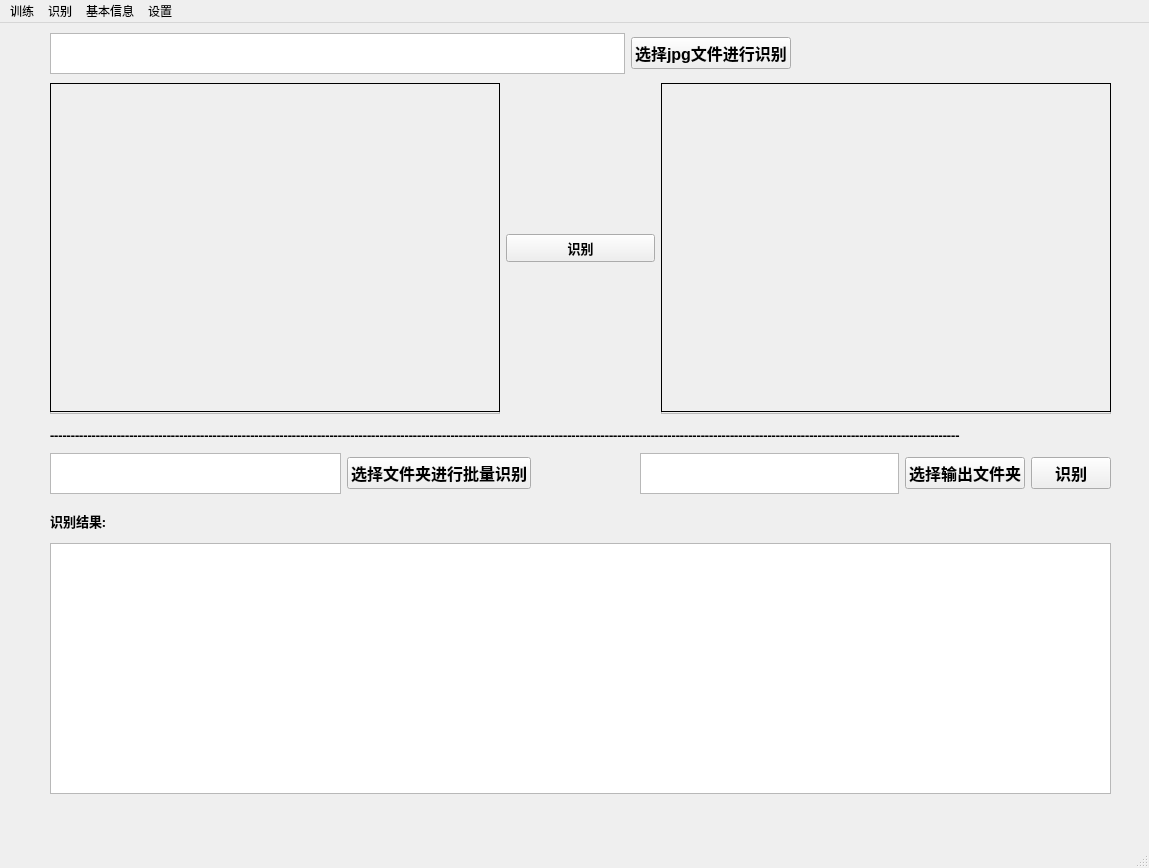
<?xml version="1.0" encoding="UTF-8"?>
<ui version="4.0">
 <class>MainWindow</class>
 <widget class="QMainWindow" name="MainWindow">
  <property name="geometry">
   <rect>
    <x>0</x>
    <y>0</y>
    <width>1149</width>
    <height>868</height>
   </rect>
  </property>
  <property name="windowTitle">
   <string>人脸识别系统</string>
  </property>
  <widget class="QWidget" name="centralwidget">
   <property name="autoFillBackground">
    <bool>true</bool>
   </property>
   <widget class="QStackedWidget" name="stackedWidget">
    <property name="geometry">
     <rect>
      <x>0</x>
      <y>0</y>
      <width>1141</width>
      <height>821</height>
     </rect>
    </property>
    <property name="font">
     <font>
      <family>Agency FB</family>
      <pointsize>10</pointsize>
      <weight>75</weight>
      <bold>true</bold>
     </font>
    </property>
    <property name="layoutDirection">
     <enum>Qt::LeftToRight</enum>
    </property>
    <property name="autoFillBackground">
     <bool>true</bool>
    </property>
    <property name="frameShadow">
     <enum>QFrame::Plain</enum>
    </property>
    <property name="lineWidth">
     <number>1</number>
    </property>
    <property name="currentIndex">
     <number>1</number>
    </property>
    <widget class="QWidget" name="page">
     <widget class="QWidget" name="horizontalLayoutWidget">
      <property name="geometry">
       <rect>
        <x>40</x>
        <y>30</y>
        <width>591</width>
        <height>41</height>
       </rect>
      </property>
      <layout class="QHBoxLayout" name="horizontalLayout">
       <item>
        <widget class="QTextEdit" name="textEdit">
         <property name="font">
          <font>
           <family>Arial Narrow</family>
           <pointsize>12</pointsize>
           <weight>50</weight>
           <bold>false</bold>
          </font>
         </property>
         <property name="readOnly">
          <bool>true</bool>
         </property>
         <property name="html">
          <string>&lt;!DOCTYPE HTML PUBLIC &quot;-//W3C//DTD HTML 4.0//EN&quot; &quot;http://www.w3.org/TR/REC-html40/strict.dtd&quot;&gt;
&lt;html&gt;&lt;head&gt;&lt;meta name=&quot;qrichtext&quot; content=&quot;1&quot; /&gt;&lt;style type=&quot;text/css&quot;&gt;
p, li { white-space: pre-wrap; }
&lt;/style&gt;&lt;/head&gt;&lt;body style=&quot; font-family:'Arial Narrow'; font-size:12pt; font-weight:400; font-style:normal;&quot;&gt;
&lt;p style=&quot;-qt-paragraph-type:empty; margin-top:0px; margin-bottom:0px; margin-left:0px; margin-right:0px; -qt-block-indent:0; text-indent:0px;&quot;&gt;&lt;br /&gt;&lt;/p&gt;&lt;/body&gt;&lt;/html&gt;</string>
         </property>
        </widget>
       </item>
       <item>
        <widget class="QPushButton" name="pushButton">
         <property name="text">
          <string>选择新添待识别用户文件夹</string>
         </property>
        </widget>
       </item>
      </layout>
     </widget>
     <widget class="QPushButton" name="pushButton_2">
      <property name="geometry">
       <rect>
        <x>870</x>
        <y>90</y>
        <width>141</width>
        <height>51</height>
       </rect>
      </property>
      <property name="text">
       <string>训练所有样本</string>
      </property>
     </widget>
     <widget class="QTextEdit" name="textEdit_4">
      <property name="geometry">
       <rect>
        <x>610</x>
        <y>200</y>
        <width>471</width>
        <height>541</height>
       </rect>
      </property>
      <property name="font">
       <font>
        <family>Arial</family>
        <pointsize>12</pointsize>
        <weight>50</weight>
        <bold>false</bold>
       </font>
      </property>
      <property name="readOnly">
       <bool>true</bool>
      </property>
      <property name="html">
       <string>&lt;!DOCTYPE HTML PUBLIC &quot;-//W3C//DTD HTML 4.0//EN&quot; &quot;http://www.w3.org/TR/REC-html40/strict.dtd&quot;&gt;
&lt;html&gt;&lt;head&gt;&lt;meta name=&quot;qrichtext&quot; content=&quot;1&quot; /&gt;&lt;style type=&quot;text/css&quot;&gt;
p, li { white-space: pre-wrap; }
&lt;/style&gt;&lt;/head&gt;&lt;body style=&quot; font-family:'Arial'; font-size:12pt; font-weight:400; font-style:normal;&quot;&gt;
&lt;p style=&quot;-qt-paragraph-type:empty; margin-top:0px; margin-bottom:0px; margin-left:0px; margin-right:0px; -qt-block-indent:0; text-indent:0px; font-family:'Agency FB'; font-size:10pt; font-weight:600;&quot;&gt;&lt;br /&gt;&lt;/p&gt;&lt;/body&gt;&lt;/html&gt;</string>
      </property>
     </widget>
     <widget class="QLabel" name="label">
      <property name="geometry">
       <rect>
        <x>610</x>
        <y>160</y>
        <width>91</width>
        <height>21</height>
       </rect>
      </property>
      <property name="frameShadow">
       <enum>QFrame::Raised</enum>
      </property>
      <property name="lineWidth">
       <number>2</number>
      </property>
      <property name="text">
       <string>训练日志</string>
      </property>
      <property name="textFormat">
       <enum>Qt::AutoText</enum>
      </property>
     </widget>
     <widget class="QWidget" name="horizontalLayoutWidget_2">
      <property name="geometry">
       <rect>
        <x>40</x>
        <y>100</y>
        <width>451</width>
        <height>41</height>
       </rect>
      </property>
      <layout class="QHBoxLayout" name="horizontalLayout_2">
       <item>
        <widget class="QLabel" name="label_3">
         <property name="text">
          <string>待识别用户的姓名</string>
         </property>
        </widget>
       </item>
       <item>
        <widget class="QTextEdit" name="textEdit_2">
         <property name="font">
          <font>
           <family>Arial</family>
           <pointsize>12</pointsize>
           <weight>50</weight>
           <bold>false</bold>
          </font>
         </property>
        </widget>
       </item>
      </layout>
     </widget>
     <widget class="QLabel" name="label_2">
      <property name="geometry">
       <rect>
        <x>40</x>
        <y>160</y>
        <width>191</width>
        <height>16</height>
       </rect>
      </property>
      <property name="text">
       <string>选择的用户文件夹信息</string>
      </property>
     </widget>
     <widget class="QTextEdit" name="textEdit_3">
      <property name="geometry">
       <rect>
        <x>40</x>
        <y>200</y>
        <width>441</width>
        <height>541</height>
       </rect>
      </property>
      <property name="font">
       <font>
        <family>Arial</family>
        <pointsize>12</pointsize>
        <weight>50</weight>
        <bold>false</bold>
       </font>
      </property>
      <property name="readOnly">
       <bool>true</bool>
      </property>
     </widget>
     <widget class="QPushButton" name="pushButton_3">
      <property name="geometry">
       <rect>
        <x>520</x>
        <y>100</y>
        <width>93</width>
        <height>41</height>
       </rect>
      </property>
      <property name="text">
       <string>提交</string>
      </property>
     </widget>
    </widget>
    <widget class="QWidget" name="page_2">
     <widget class="QWidget" name="horizontalLayoutWidget_4">
      <property name="geometry">
       <rect>
        <x>50</x>
        <y>10</y>
        <width>741</width>
        <height>41</height>
       </rect>
      </property>
      <layout class="QHBoxLayout" name="horizontalLayout_4">
       <item>
        <widget class="QTextEdit" name="textEdit_6">
         <property name="font">
          <font>
           <family>Arial Narrow</family>
           <pointsize>12</pointsize>
           <weight>50</weight>
           <bold>false</bold>
          </font>
         </property>
         <property name="readOnly">
          <bool>true</bool>
         </property>
         <property name="html">
          <string>&lt;!DOCTYPE HTML PUBLIC &quot;-//W3C//DTD HTML 4.0//EN&quot; &quot;http://www.w3.org/TR/REC-html40/strict.dtd&quot;&gt;
&lt;html&gt;&lt;head&gt;&lt;meta name=&quot;qrichtext&quot; content=&quot;1&quot; /&gt;&lt;style type=&quot;text/css&quot;&gt;
p, li { white-space: pre-wrap; }
&lt;/style&gt;&lt;/head&gt;&lt;body style=&quot; font-family:'Arial Narrow'; font-size:12pt; font-weight:400; font-style:normal;&quot;&gt;
&lt;p style=&quot;-qt-paragraph-type:empty; margin-top:0px; margin-bottom:0px; margin-left:0px; margin-right:0px; -qt-block-indent:0; text-indent:0px;&quot;&gt;&lt;br /&gt;&lt;/p&gt;&lt;/body&gt;&lt;/html&gt;</string>
         </property>
        </widget>
       </item>
       <item>
        <widget class="QPushButton" name="pushButton_5">
         <property name="font">
          <font>
           <family>Arial</family>
           <pointsize>12</pointsize>
           <weight>75</weight>
           <bold>true</bold>
          </font>
         </property>
         <property name="text">
          <string>选择jpg文件进行识别</string>
         </property>
        </widget>
       </item>
      </layout>
     </widget>
     <widget class="QWidget" name="horizontalLayoutWidget_5">
      <property name="geometry">
       <rect>
        <x>50</x>
        <y>430</y>
        <width>481</width>
        <height>41</height>
       </rect>
      </property>
      <layout class="QHBoxLayout" name="horizontalLayout_5">
       <item>
        <widget class="QTextEdit" name="textEdit_8">
         <property name="font">
          <font>
           <family>Arial Narrow</family>
           <pointsize>12</pointsize>
           <weight>50</weight>
           <bold>false</bold>
          </font>
         </property>
         <property name="readOnly">
          <bool>true</bool>
         </property>
         <property name="html">
          <string>&lt;!DOCTYPE HTML PUBLIC &quot;-//W3C//DTD HTML 4.0//EN&quot; &quot;http://www.w3.org/TR/REC-html40/strict.dtd&quot;&gt;
&lt;html&gt;&lt;head&gt;&lt;meta name=&quot;qrichtext&quot; content=&quot;1&quot; /&gt;&lt;style type=&quot;text/css&quot;&gt;
p, li { white-space: pre-wrap; }
&lt;/style&gt;&lt;/head&gt;&lt;body style=&quot; font-family:'Arial Narrow'; font-size:12pt; font-weight:400; font-style:normal;&quot;&gt;
&lt;p style=&quot;-qt-paragraph-type:empty; margin-top:0px; margin-bottom:0px; margin-left:0px; margin-right:0px; -qt-block-indent:0; text-indent:0px;&quot;&gt;&lt;br /&gt;&lt;/p&gt;&lt;/body&gt;&lt;/html&gt;</string>
         </property>
        </widget>
       </item>
       <item>
        <widget class="QPushButton" name="pushButton_7">
         <property name="font">
          <font>
           <family>Arial</family>
           <pointsize>12</pointsize>
           <weight>75</weight>
           <bold>true</bold>
          </font>
         </property>
         <property name="text">
          <string>选择文件夹进行批量识别</string>
         </property>
        </widget>
       </item>
      </layout>
     </widget>
     <widget class="QWidget" name="horizontalLayoutWidget_6">
      <property name="geometry">
       <rect>
        <x>640</x>
        <y>430</y>
        <width>471</width>
        <height>41</height>
       </rect>
      </property>
      <layout class="QHBoxLayout" name="horizontalLayout_6">
       <item>
        <widget class="QTextEdit" name="textEdit_9">
         <property name="font">
          <font>
           <family>Arial Narrow</family>
           <pointsize>12</pointsize>
           <weight>50</weight>
           <bold>false</bold>
          </font>
         </property>
         <property name="readOnly">
          <bool>true</bool>
         </property>
         <property name="html">
          <string>&lt;!DOCTYPE HTML PUBLIC &quot;-//W3C//DTD HTML 4.0//EN&quot; &quot;http://www.w3.org/TR/REC-html40/strict.dtd&quot;&gt;
&lt;html&gt;&lt;head&gt;&lt;meta name=&quot;qrichtext&quot; content=&quot;1&quot; /&gt;&lt;style type=&quot;text/css&quot;&gt;
p, li { white-space: pre-wrap; }
&lt;/style&gt;&lt;/head&gt;&lt;body style=&quot; font-family:'Arial Narrow'; font-size:12pt; font-weight:400; font-style:normal;&quot;&gt;
&lt;p style=&quot;-qt-paragraph-type:empty; margin-top:0px; margin-bottom:0px; margin-left:0px; margin-right:0px; -qt-block-indent:0; text-indent:0px;&quot;&gt;&lt;br /&gt;&lt;/p&gt;&lt;/body&gt;&lt;/html&gt;</string>
         </property>
        </widget>
       </item>
       <item>
        <widget class="QPushButton" name="pushButton_8">
         <property name="font">
          <font>
           <family>Arial</family>
           <pointsize>12</pointsize>
           <weight>75</weight>
           <bold>true</bold>
          </font>
         </property>
         <property name="text">
          <string>选择输出文件夹</string>
         </property>
        </widget>
       </item>
       <item>
        <widget class="QPushButton" name="pushButton_9">
         <property name="font">
          <font>
           <family>Arial</family>
           <pointsize>12</pointsize>
           <weight>75</weight>
           <bold>true</bold>
          </font>
         </property>
         <property name="text">
          <string>识别</string>
         </property>
        </widget>
       </item>
      </layout>
     </widget>
     <widget class="QWidget" name="horizontalLayoutWidget_3">
      <property name="geometry">
       <rect>
        <x>50</x>
        <y>400</y>
        <width>1092</width>
        <height>23</height>
       </rect>
      </property>
      <layout class="QHBoxLayout" name="horizontalLayout_7">
       <item>
        <widget class="QLabel" name="label_4">
         <property name="text">
          <string>--------------------------------------------------------------------------------------------------------------------------------------------------------------------------------------------------------------------------</string>
         </property>
        </widget>
       </item>
      </layout>
     </widget>
     <widget class="QWidget" name="verticalLayoutWidget">
      <property name="geometry">
       <rect>
        <x>50</x>
        <y>520</y>
        <width>1061</width>
        <height>251</height>
       </rect>
      </property>
      <layout class="QVBoxLayout" name="verticalLayout">
       <item>
        <widget class="QTextEdit" name="textEdit_10">
         <property name="font">
          <font>
           <family>Arial</family>
           <pointsize>12</pointsize>
           <weight>75</weight>
           <bold>true</bold>
          </font>
         </property>
         <property name="readOnly">
          <bool>true</bool>
         </property>
        </widget>
       </item>
      </layout>
     </widget>
     <widget class="QLabel" name="label_5">
      <property name="geometry">
       <rect>
        <x>50</x>
        <y>490</y>
        <width>469</width>
        <height>16</height>
       </rect>
      </property>
      <property name="text">
       <string>识别结果:</string>
      </property>
     </widget>
     <widget class="QWidget" name="layoutWidget">
      <property name="geometry">
       <rect>
        <x>50</x>
        <y>60</y>
        <width>1061</width>
        <height>331</height>
       </rect>
      </property>
      <layout class="QHBoxLayout" name="horizontalLayout_3">
       <item>
        <widget class="QFrame" name="frame">
         <property name="enabled">
          <bool>true</bool>
         </property>
         <property name="minimumSize">
          <size>
           <width>450</width>
           <height>329</height>
          </size>
         </property>
         <property name="frameShape">
          <enum>QFrame::StyledPanel</enum>
         </property>
         <property name="frameShadow">
          <enum>QFrame::Sunken</enum>
         </property>
         <widget class="QLabel" name="label_6">
          <property name="geometry">
           <rect>
            <x>0</x>
            <y>0</y>
            <width>450</width>
            <height>329</height>
           </rect>
          </property>
          <property name="frameShape">
           <enum>QFrame::Box</enum>
          </property>
          <property name="text">
           <string/>
          </property>
         </widget>
        </widget>
       </item>
       <item>
        <widget class="QPushButton" name="pushButton_6">
         <property name="text">
          <string>识别</string>
         </property>
        </widget>
       </item>
       <item>
        <widget class="QFrame" name="frame_2">
         <property name="minimumSize">
          <size>
           <width>450</width>
           <height>329</height>
          </size>
         </property>
         <property name="frameShape">
          <enum>QFrame::StyledPanel</enum>
         </property>
         <property name="frameShadow">
          <enum>QFrame::Sunken</enum>
         </property>
         <widget class="QLabel" name="label_7">
          <property name="geometry">
           <rect>
            <x>0</x>
            <y>0</y>
            <width>450</width>
            <height>329</height>
           </rect>
          </property>
          <property name="frameShape">
           <enum>QFrame::Box</enum>
          </property>
          <property name="text">
           <string/>
          </property>
         </widget>
        </widget>
       </item>
      </layout>
     </widget>
    </widget>
    <widget class="QWidget" name="page_3">
     <widget class="QWidget" name="verticalLayoutWidget_2">
      <property name="geometry">
       <rect>
        <x>40</x>
        <y>80</y>
        <width>521</width>
        <height>461</height>
       </rect>
      </property>
      <layout class="QVBoxLayout" name="verticalLayout_2">
       <item>
        <widget class="QFrame" name="frame_3">
         <property name="frameShape">
          <enum>QFrame::StyledPanel</enum>
         </property>
         <property name="frameShadow">
          <enum>QFrame::Raised</enum>
         </property>
         <widget class="QLabel" name="label_8">
          <property name="geometry">
           <rect>
            <x>0</x>
            <y>0</y>
            <width>519</width>
            <height>459</height>
           </rect>
          </property>
          <property name="frameShape">
           <enum>QFrame::Box</enum>
          </property>
          <property name="text">
           <string/>
          </property>
          <property name="textFormat">
           <enum>Qt::PlainText</enum>
          </property>
         </widget>
        </widget>
       </item>
      </layout>
     </widget>
     <widget class="QWidget" name="horizontalLayoutWidget_7">
      <property name="geometry">
       <rect>
        <x>40</x>
        <y>610</y>
        <width>521</width>
        <height>41</height>
       </rect>
      </property>
      <layout class="QHBoxLayout" name="horizontalLayout_8">
       <item>
        <widget class="QPushButton" name="pushButton_11">
         <property name="font">
          <font>
           <family>Arial</family>
           <pointsize>12</pointsize>
           <weight>75</weight>
           <bold>true</bold>
          </font>
         </property>
         <property name="text">
          <string>打开摄像头</string>
         </property>
         <property name="checkable">
          <bool>false</bool>
         </property>
         <property name="autoDefault">
          <bool>false</bool>
         </property>
         <property name="default">
          <bool>false</bool>
         </property>
         <property name="flat">
          <bool>false</bool>
         </property>
        </widget>
       </item>
       <item>
        <widget class="QLabel" name="label_9">
         <property name="text">
          <string/>
         </property>
        </widget>
       </item>
       <item>
        <widget class="QPushButton" name="pushButton_12">
         <property name="font">
          <font>
           <family>Arial</family>
           <pointsize>12</pointsize>
          </font>
         </property>
         <property name="text">
          <string>关闭摄像头</string>
         </property>
        </widget>
       </item>
      </layout>
     </widget>
     <widget class="QWidget" name="verticalLayoutWidget_3">
      <property name="geometry">
       <rect>
        <x>630</x>
        <y>40</y>
        <width>471</width>
        <height>611</height>
       </rect>
      </property>
      <layout class="QVBoxLayout" name="verticalLayout_3">
       <item>
        <widget class="QLabel" name="label_10">
         <property name="font">
          <font>
           <family>Arial</family>
           <pointsize>12</pointsize>
           <weight>75</weight>
           <bold>true</bold>
          </font>
         </property>
         <property name="text">
          <string>识别结果</string>
         </property>
        </widget>
       </item>
       <item>
        <widget class="QTextEdit" name="textEdit_5">
         <property name="font">
          <font>
           <family>Arial</family>
           <pointsize>12</pointsize>
          </font>
         </property>
         <property name="readOnly">
          <bool>true</bool>
         </property>
        </widget>
       </item>
       <item>
        <widget class="QLabel" name="label_11">
         <property name="font">
          <font>
           <family>Arial</family>
           <pointsize>12</pointsize>
          </font>
         </property>
         <property name="text">
          <string>更多结果存储在项目根目录文件record.txt中</string>
         </property>
        </widget>
       </item>
      </layout>
     </widget>
     <widget class="QLabel" name="label_12">
      <property name="geometry">
       <rect>
        <x>40</x>
        <y>560</y>
        <width>521</width>
        <height>31</height>
       </rect>
      </property>
      <property name="font">
       <font>
        <family>Arial</family>
        <pointsize>12</pointsize>
       </font>
      </property>
      <property name="text">
       <string>摄像头已关闭</string>
      </property>
     </widget>
     <widget class="QLabel" name="label_13">
      <property name="geometry">
       <rect>
        <x>40</x>
        <y>34</y>
        <width>521</width>
        <height>31</height>
       </rect>
      </property>
      <property name="font">
       <font>
        <family>Arial</family>
        <pointsize>12</pointsize>
       </font>
      </property>
      <property name="text">
       <string>图像</string>
      </property>
     </widget>
    </widget>
    <widget class="QWidget" name="page_4">
     <widget class="QPushButton" name="pushButton_4">
      <property name="geometry">
       <rect>
        <x>200</x>
        <y>150</y>
        <width>93</width>
        <height>28</height>
       </rect>
      </property>
      <property name="text">
       <string>PushButton</string>
      </property>
     </widget>
     <widget class="QPushButton" name="pushButton_10">
      <property name="geometry">
       <rect>
        <x>970</x>
        <y>140</y>
        <width>93</width>
        <height>28</height>
       </rect>
      </property>
      <property name="text">
       <string>PushButton</string>
      </property>
     </widget>
    </widget>
    <widget class="QWidget" name="page_5"/>
   </widget>
  </widget>
  <widget class="QStatusBar" name="statusbar"/>
  <widget class="QMenuBar" name="menubar">
   <property name="geometry">
    <rect>
     <x>0</x>
     <y>0</y>
     <width>1149</width>
     <height>26</height>
    </rect>
   </property>
   <widget class="QMenu" name="menu">
    <property name="title">
     <string>训练</string>
    </property>
    <addaction name="actiontianjia"/>
    <addaction name="separator"/>
    <addaction name="separator"/>
   </widget>
   <widget class="QMenu" name="menu_2">
    <property name="title">
     <string>识别</string>
    </property>
    <addaction name="actiontupianshibie"/>
    <addaction name="actionshexi"/>
   </widget>
   <widget class="QMenu" name="menu_3">
    <property name="title">
     <string>基本信息</string>
    </property>
    <addaction name="actionyan"/>
   </widget>
   <widget class="QMenu" name="menu_4">
    <property name="title">
     <string>设置</string>
    </property>
    <addaction name="actioncans"/>
   </widget>
   <addaction name="menu"/>
   <addaction name="menu_2"/>
   <addaction name="menu_3"/>
   <addaction name="menu_4"/>
  </widget>
  <action name="actiontianjia">
   <property name="text">
    <string>添加训练样本</string>
   </property>
  </action>
  <action name="actiontupianshibie">
   <property name="text">
    <string>图片识别</string>
   </property>
  </action>
  <action name="actioncans">
   <property name="text">
    <string>参数设置</string>
   </property>
  </action>
  <action name="actionyan">
   <property name="text">
    <string>样本信息</string>
   </property>
  </action>
  <action name="actionshexi">
   <property name="text">
    <string>摄像头识别</string>
   </property>
  </action>
 </widget>
 <resources/>
 <connections/>
</ui>
